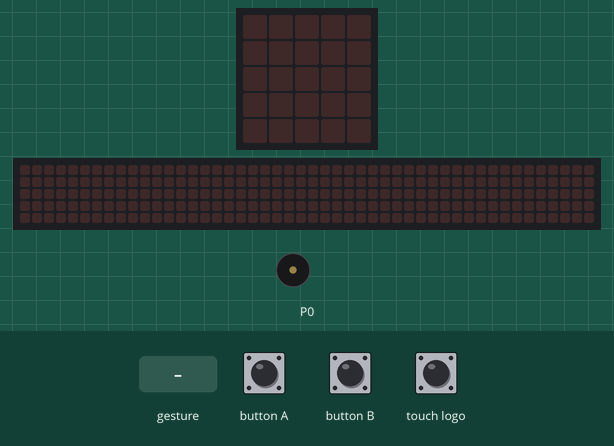
A program run on a simulated BBC micro:bit running MicroPython. Shown: the board's 5×5 LED display, a strip that is not on the board, showing the scrolling text unrolled, buzzer (waves = sounding). The inputs (shaded band) are chosen by the test bench. A tilt is held for 1.5 s and a shake lasts 1 s, then the board lies face up again; the 48×5 strip is a reading aid, not a part: it shows the text the display is scrolling, unrolled, one strip-width of it at a time.

Above: at 1.2 s.
1.3 s: button A pressed for 0.15 s
At 1.5 s:
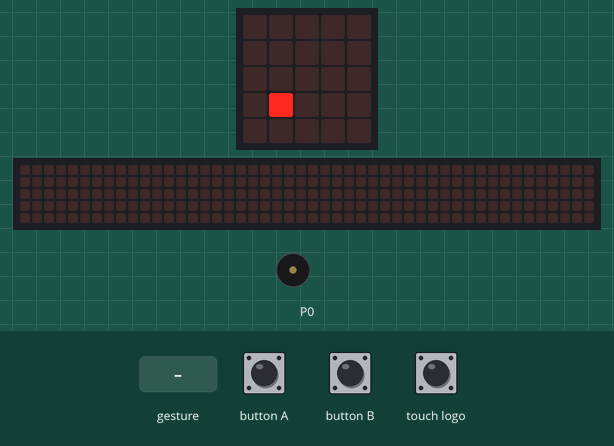
3.1 s: touch logo pressed for 1 s
At 3.6 s:
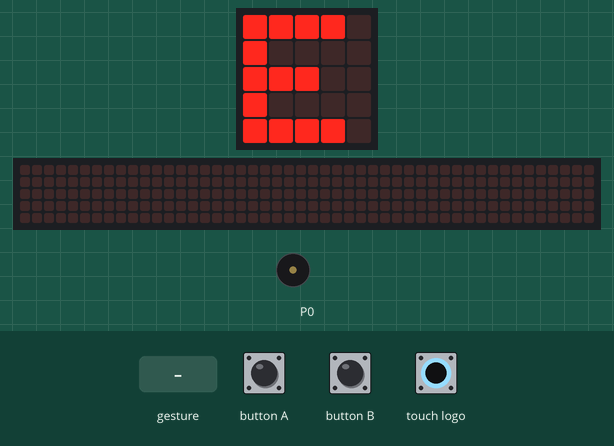
5.7 s: gesture 'shake'
At 5.97 s:
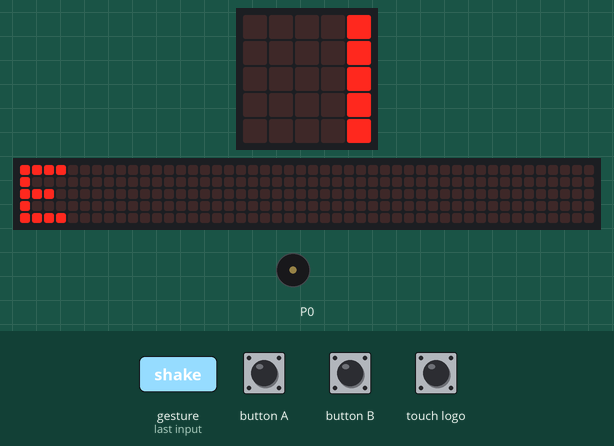
8.7 s: button B pressed for 0.15 s
At 8.85 s:
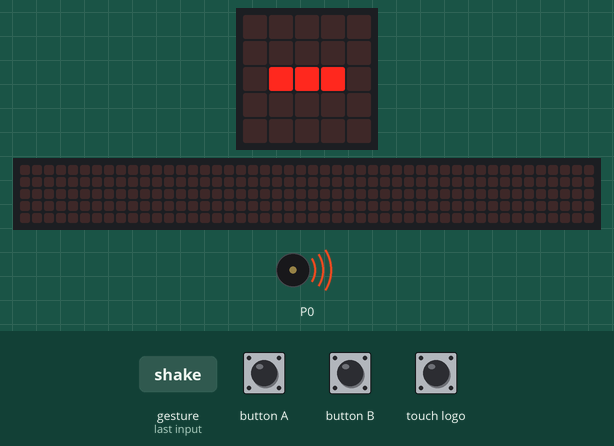
10.7 s: touch logo pressed for 0.15 s
At 11.2 s:
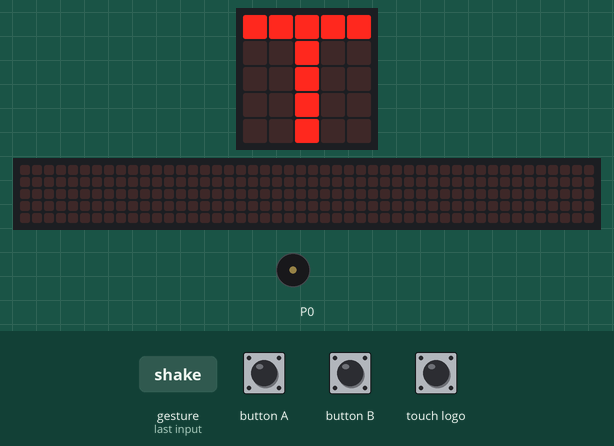
12.8 s: touch logo pressed for 0.15 s
At 13.2 s:
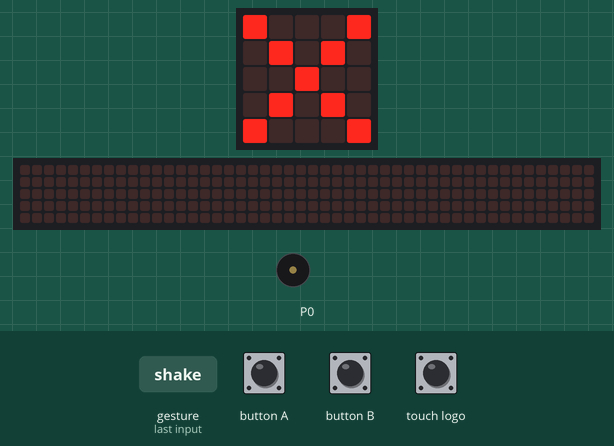
Timing chart, 0 to 15.8 s (numbered marks = the images above; inputs shaded):
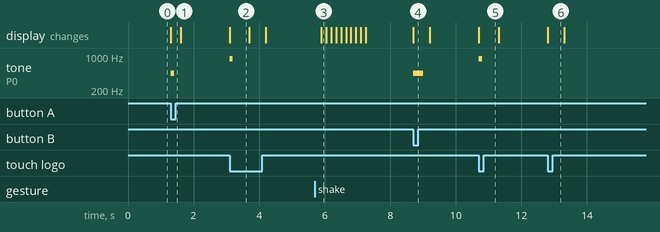

The program:

microbit_starter.py
```python
from microbit import *
import music

# Corrected Morse code dictionary using . and - instead of 'dot' and 'dash'
morse_dict = {
    '.-': 'A', '-...': 'B', '-.-.': 'C', '-..': 'D', '.': 'E',
    '..-.': 'F', '--.': 'G', '....': 'H', '..': 'I', '.---': 'J',
    '-.-': 'K', '.-..': 'L', '--': 'M', '-.': 'N', '---': 'O',
    '.--.': 'P', '--.-': 'Q', '.-.': 'R', '...': 'S', '-': 'T',
    '..-': 'U', '...-': 'V', '.--': 'W', '-..-': 'X', '-.--': 'Y',
    '--..': 'Z', '.----': '1', '..---': '2', '...--': '3', '....-': '4',
    '.....': '5', '-....': '6', '--...': '7', '---..': '8', '----.': '9',
    '-----': '0'
}

current_symbol = ''
message = []

while True:
    # Clear screen briefly to make input responsive
    display.clear()

    # TASK 4: Shake to scroll the full message
    if accelerometer.was_gesture('shake'):
        if message:
            display.scroll("".join(message))
        else:
            display.show("?")
        message = [] # Clear message after scrolling
        current_symbol = ''

    # TASK 2: Decode current_symbol when logo is touched
    elif pin_logo.is_touched():
        if current_symbol in morse_dict:
            letter = morse_dict[current_symbol]
            message.append(letter)
            display.show(letter)
            music.pitch(880, 100) # Higher tone for decoded letter
            sleep(500)
        else:
            display.show(Image.NO) # Show X if invalid
            sleep(500)
        current_symbol = '' # Reset symbol after decoding

    # TASK 1: Record dots and dashes (Button A = dot, Button B = dash)
    # TASK 3: Add display and sound
    elif button_a.was_pressed():
        if current_symbol == '':
            current_symbol = '.'
        else:
            current_symbol += '.'
        display.show('.')
        music.pitch(440, 100) # Dit sound
        sleep(200)

    elif button_b.was_pressed():
        if current_symbol == '':
            current_symbol = '-'
        else:
            current_symbol += '-'
        display.show('-')
        music.pitch(440, 300) # Dah sound
        sleep(200)
```

Measured:
- after the input at 1.3 s, tone on P0: silent → 440 Hz at once, → silent 0.10 s later; the display: changes at once (image 1)
- after the input at 3.1 s, tone on P0: silent → 880 Hz at once, → silent 0.10 s later; the display: changes at once (image 2)
- after the input at 5.7 s, the display: changes after 0.20 s (image 3)
- after the input at 8.7 s, tone on P0: silent → 440 Hz at once, → silent 0.30 s later; the display: changes at once (image 4)
- after the input at 10.7 s, tone on P0: silent → 880 Hz at once, → silent 0.10 s later; the display: changes at once (image 5)
- after the input at 12.8 s, the display: changes at once (image 6)
- what the display in image 2 shows lasts 0.6 s, from 3.1 s to 3.7 s
